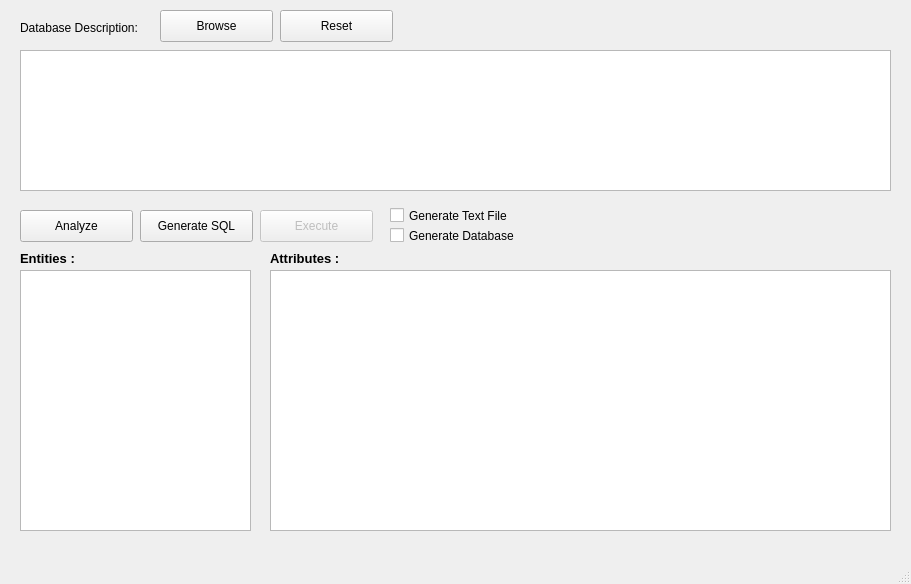
<?xml version="1.0" encoding="UTF-8"?>
<ui version="4.0">
 <class>MainWindow</class>
 <widget class="QMainWindow" name="MainWindow">
  <property name="geometry">
   <rect>
    <x>0</x>
    <y>0</y>
    <width>911</width>
    <height>584</height>
   </rect>
  </property>
  <property name="windowTitle">
   <string>Database Creator</string>
  </property>
  <widget class="QWidget" name="centralwidget">
   <widget class="QLabel" name="label">
    <property name="geometry">
     <rect>
      <x>20</x>
      <y>20</y>
      <width>141</width>
      <height>16</height>
     </rect>
    </property>
    <property name="text">
     <string>Database Description:</string>
    </property>
   </widget>
   <widget class="QPushButton" name="btn_browse">
    <property name="geometry">
     <rect>
      <x>160</x>
      <y>10</y>
      <width>113</width>
      <height>32</height>
     </rect>
    </property>
    <property name="text">
     <string>Browse</string>
    </property>
   </widget>
   <widget class="QTextEdit" name="description">
    <property name="geometry">
     <rect>
      <x>20</x>
      <y>50</y>
      <width>871</width>
      <height>141</height>
     </rect>
    </property>
    <property name="readOnly">
     <bool>true</bool>
    </property>
   </widget>
   <widget class="QLabel" name="label_3">
    <property name="geometry">
     <rect>
      <x>270</x>
      <y>250</y>
      <width>91</width>
      <height>16</height>
     </rect>
    </property>
    <property name="font">
     <font>
      <pointsize>10</pointsize>
      <weight>75</weight>
      <bold>true</bold>
     </font>
    </property>
    <property name="text">
     <string>Attributes :</string>
    </property>
   </widget>
   <widget class="QListWidget" name="entitylist">
    <property name="geometry">
     <rect>
      <x>20</x>
      <y>270</y>
      <width>231</width>
      <height>261</height>
     </rect>
    </property>
   </widget>
   <widget class="QLabel" name="label_2">
    <property name="geometry">
     <rect>
      <x>20</x>
      <y>250</y>
      <width>81</width>
      <height>16</height>
     </rect>
    </property>
    <property name="font">
     <font>
      <pointsize>10</pointsize>
      <weight>75</weight>
      <bold>true</bold>
     </font>
    </property>
    <property name="text">
     <string>Entities :</string>
    </property>
   </widget>
   <widget class="QTableWidget" name="attributetable">
    <property name="geometry">
     <rect>
      <x>270</x>
      <y>270</y>
      <width>621</width>
      <height>261</height>
     </rect>
    </property>
   </widget>
   <widget class="QPushButton" name="btn_analyze">
    <property name="geometry">
     <rect>
      <x>20</x>
      <y>210</y>
      <width>113</width>
      <height>32</height>
     </rect>
    </property>
    <property name="text">
     <string>Analyze</string>
    </property>
   </widget>
   <widget class="QPushButton" name="btn_generate">
    <property name="geometry">
     <rect>
      <x>140</x>
      <y>210</y>
      <width>113</width>
      <height>32</height>
     </rect>
    </property>
    <property name="text">
     <string>Generate SQL</string>
    </property>
   </widget>
   <widget class="QPushButton" name="pushButton_3">
    <property name="enabled">
     <bool>false</bool>
    </property>
    <property name="geometry">
     <rect>
      <x>260</x>
      <y>210</y>
      <width>113</width>
      <height>32</height>
     </rect>
    </property>
    <property name="text">
     <string>Execute</string>
    </property>
   </widget>
   <widget class="QPushButton" name="btn_reset">
    <property name="geometry">
     <rect>
      <x>280</x>
      <y>10</y>
      <width>113</width>
      <height>32</height>
     </rect>
    </property>
    <property name="text">
     <string>Reset</string>
    </property>
   </widget>
   <widget class="QCheckBox" name="checkBox">
    <property name="geometry">
     <rect>
      <x>390</x>
      <y>200</y>
      <width>131</width>
      <height>31</height>
     </rect>
    </property>
    <property name="text">
     <string>Generate Text File</string>
    </property>
   </widget>
   <widget class="QCheckBox" name="checkBox_2">
    <property name="geometry">
     <rect>
      <x>390</x>
      <y>220</y>
      <width>131</width>
      <height>31</height>
     </rect>
    </property>
    <property name="text">
     <string>Generate Database</string>
    </property>
   </widget>
  </widget>
  <widget class="QMenuBar" name="menubar">
   <property name="geometry">
    <rect>
     <x>0</x>
     <y>0</y>
     <width>911</width>
     <height>21</height>
    </rect>
   </property>
  </widget>
  <widget class="QStatusBar" name="statusbar"/>
 </widget>
 <resources/>
 <connections/>
</ui>
